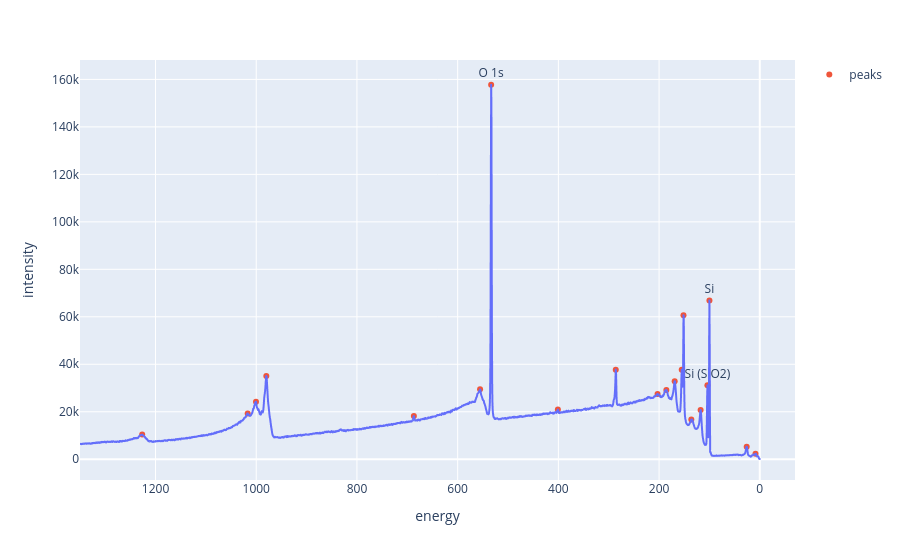

The cell this chart's notebook holds for it:
### Markdown cell above
We can add labels to our graphs by adding a `text` and `textposition` argument to our plot.

Use the cell below to visualize your plot with labels.

You may need to change the range of the y-axis once you have added the oxygen plot. 
You can do so with the command

```python
fig.update_yaxes(range=[minimum_y_value, maximum_y_value])
```

### Code cell
fig = px.line(wide_scan, x="energy", y="intensity")
fig.add_scatter(x=peaks["energy"], y=peaks["intensity"], 
                mode="markers+text", 
                name="peaks",
                text=peaks["labels"],  # this was added  to add labels
                textposition="top center",  # this was added to position the labels.
               )
fig.update_xaxes(autorange="reversed")   
fig.show()

### Figure 1 — Plotly figure (JSON) as saved in the notebook; plotly's stock layout.template omitted (floating-point values rounded to 4 significant figures; data arrays with more than 128 entries replaced by an {"elided": "..."} marker saying what was removed)
{"data": [{"hovertemplate": "energy=%{x}<br>intensity=%{y}<extra></extra>", "legendgroup": "", "line": {"color": "#636efa", "dash": "solid"}, "marker": {"symbol": "circle"}, "mode": "lines", "name": "", "showlegend": false, "type": "scattergl", "x": {"elided": "2701 float values"}, "xaxis": "x", "y": {"elided": "2701 float values"}, "yaxis": "y"}, {"mode": "markers+text", "name": "peaks", "text": [null, null, null, null, null, null, "O 1s", null, null, null, null, null, null, null, null, null, "Si (SiO2)", "Si", null, null], "textposition": "top center", "type": "scatter", "x": [1226.0, 1017.0, 1000.0, 980.0, 687.0, 555.5, 533.5, 401.0, 286.0, 203.0, 185.5, 169.0, 155.0, 151.5, 136.0, 117.5, 104.0, 100.0, 26.0, 8.5], "y": [10370.0, 19280.0, 24230.0, 35060.0, 18180.0, 29430.0, 157800.0, 20930.0, 37740.0, 27500.0, 29160.0, 32890.0, 37740.0, 60640.0, 16720.0, 20700.0, 31110.0, 66900.0, 5284.0, 2317.0]}], "layout": {"legend": {"tracegroupgap": 0}, "margin": {"t": 60}, "xaxis": {"anchor": "y", "autorange": "reversed", "domain": [0.0, 1.0], "title": {"text": "energy"}}, "yaxis": {"anchor": "x", "domain": [0.0, 1.0], "title": {"text": "intensity"}}}}
